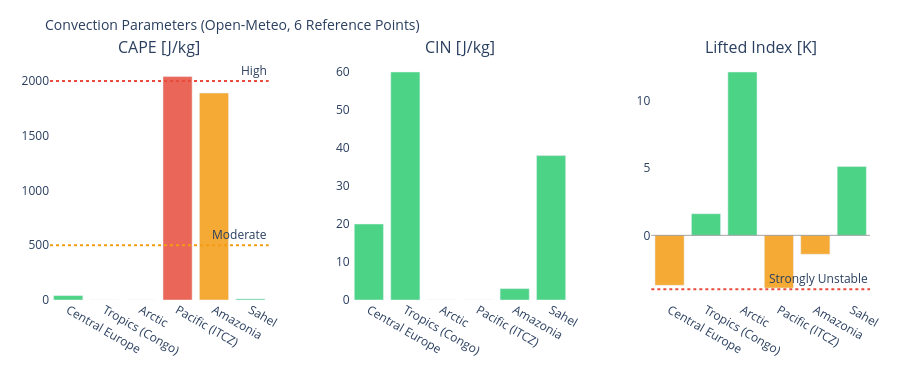

The notebook cell saved with this chart:
### Markdown cell above
---
## 3. Visualizations

### Code cell
# ============================================================
# CAPE / CIN / LIFTED INDEX – Convection potential
# ============================================================

if not df_atm.empty:
    fig = make_subplots(
        rows=1, cols=3,
        subplot_titles=['CAPE [J/kg]', 'CIN [J/kg]', 'Lifted Index [K]'],
        horizontal_spacing=0.1
    )
    pts = df_atm['point'].tolist()
    pt_colors = ['#E85D24','#185FA5','#888780','#378ADD','#639922','#F2A623']

    # CAPE – höher = mehr Gewitterpotential
    cape_vals = df_atm['cape'].fillna(0).tolist()
    cape_colors = ['#e74c3c' if v > 2000 else '#f39c12' if v > 500 else '#2ecc71'
                   for v in cape_vals]
    fig.add_trace(go.Bar(x=pts, y=cape_vals, marker_color=cape_colors,
                         opacity=0.85, showlegend=False), row=1, col=1)
    fig.add_hline(y=2000, line_dash='dot', line_color='#e74c3c',
                  annotation_text='High', row=1, col=1)
    fig.add_hline(y=500,  line_dash='dot', line_color='#f39c12',
                  annotation_text='Moderate', row=1, col=1)

    # CIN – negativer = stärker gedeckelt (weniger Auslöse)
    cin_vals = df_atm['cin'].fillna(0).tolist()
    cin_colors = ['#e74c3c' if v < -200 else '#f39c12' if v < -50 else '#2ecc71'
                  for v in cin_vals]
    fig.add_trace(go.Bar(x=pts, y=cin_vals, marker_color=cin_colors,
                         opacity=0.85, showlegend=False), row=1, col=2)

    # Lifted Index – negativ = instabil
    li_vals = df_atm['li'].fillna(0).tolist()
    li_colors = ['#e74c3c' if v < -4 else '#f39c12' if v < 0 else '#2ecc71'
                 for v in li_vals]
    fig.add_trace(go.Bar(x=pts, y=li_vals, marker_color=li_colors,
                         opacity=0.85, showlegend=False), row=1, col=3)
    fig.add_hline(y=0, line_color='gray', line_width=0.7, row=1, col=3)
    fig.add_hline(y=-4, line_dash='dot', line_color='#e74c3c',
                  annotation_text='Strongly Unstable', row=1, col=3)

    fig.update_layout(
        title=dict(text='Convection Parameters (Open-Meteo, 6 Reference Points)', font=dict(size=14)),
        height=380, plot_bgcolor='rgba(0,0,0,0)', paper_bgcolor='rgba(0,0,0,0)',
        margin=dict(l=50, r=30, t=60, b=80)
    )
    fig.update_xaxes(tickangle=30)
    fig.show()

### Figure 1 — Plotly figure (JSON) as saved in the notebook; plotly's stock layout.template omitted (floating-point values rounded to 4 significant figures)
{"data": [{"marker": {"color": ["#2ecc71", "#2ecc71", "#2ecc71", "#e74c3c", "#f39c12", "#2ecc71"]}, "opacity": 0.85, "showlegend": false, "type": "bar", "x": ["Central Europe", "Tropics (Congo)", "Arctic", "Pacific (ITCZ)", "Amazonia", "Sahel"], "xaxis": "x", "y": [40.0, 0.0, 0.0, 2040.0, 1890.0, 10.0], "yaxis": "y"}, {"marker": {"color": ["#2ecc71", "#2ecc71", "#2ecc71", "#2ecc71", "#2ecc71", "#2ecc71"]}, "opacity": 0.85, "showlegend": false, "type": "bar", "x": ["Central Europe", "Tropics (Congo)", "Arctic", "Pacific (ITCZ)", "Amazonia", "Sahel"], "xaxis": "x2", "y": [20.0, 60.0, 0.0, 0.0, 3.0, 38.0], "yaxis": "y2"}, {"marker": {"color": ["#f39c12", "#2ecc71", "#2ecc71", "#f39c12", "#f39c12", "#2ecc71"]}, "opacity": 0.85, "showlegend": false, "type": "bar", "x": ["Central Europe", "Tropics (Congo)", "Arctic", "Pacific (ITCZ)", "Amazonia", "Sahel"], "xaxis": "x3", "y": [-3.7, 1.6, 12.1, -3.9, -1.4, 5.1], "yaxis": "y3"}], "layout": {"annotations": [{"font": {"size": 16}, "showarrow": false, "text": "CAPE [J/kg]", "x": 0.1333, "xanchor": "center", "xref": "paper", "y": 1.0, "yanchor": "bottom", "yref": "paper"}, {"font": {"size": 16}, "showarrow": false, "text": "CIN [J/kg]", "x": 0.5, "xanchor": "center", "xref": "paper", "y": 1.0, "yanchor": "bottom", "yref": "paper"}, {"font": {"size": 16}, "showarrow": false, "text": "Lifted Index [K]", "x": 0.8667, "xanchor": "center", "xref": "paper", "y": 1.0, "yanchor": "bottom", "yref": "paper"}, {"showarrow": false, "text": "High", "x": 1, "xanchor": "right", "xref": "x domain", "y": 2000, "yanchor": "bottom", "yref": "y"}, {"showarrow": false, "text": "Moderate", "x": 1, "xanchor": "right", "xref": "x domain", "y": 500, "yanchor": "bottom", "yref": "y"}, {"showarrow": false, "text": "Strongly Unstable", "x": 1, "xanchor": "right", "xref": "x3 domain", "y": -4, "yanchor": "bottom", "yref": "y3"}], "height": 380, "margin": {"b": 80, "l": 50, "r": 30, "t": 60}, "paper_bgcolor": "rgba(0,0,0,0)", "plot_bgcolor": "rgba(0,0,0,0)", "shapes": [{"line": {"color": "#e74c3c", "dash": "dot"}, "type": "line", "x0": 0, "x1": 1, "xref": "x domain", "y0": 2000, "y1": 2000, "yref": "y"}, {"line": {"color": "#f39c12", "dash": "dot"}, "type": "line", "x0": 0, "x1": 1, "xref": "x domain", "y0": 500, "y1": 500, "yref": "y"}, {"line": {"color": "gray", "width": 0.7}, "type": "line", "x0": 0, "x1": 1, "xref": "x3 domain", "y0": 0, "y1": 0, "yref": "y3"}, {"line": {"color": "#e74c3c", "dash": "dot"}, "type": "line", "x0": 0, "x1": 1, "xref": "x3 domain", "y0": -4, "y1": -4, "yref": "y3"}], "title": {"font": {"size": 14}, "text": "Convection Parameters (Open-Meteo, 6 Reference Points)"}, "xaxis": {"anchor": "y", "domain": [0.0, 0.2667], "tickangle": 30}, "xaxis2": {"anchor": "y2", "domain": [0.3667, 0.6333], "tickangle": 30}, "xaxis3": {"anchor": "y3", "domain": [0.7333, 1.0], "tickangle": 30}, "yaxis": {"anchor": "x", "domain": [0.0, 1.0]}, "yaxis2": {"anchor": "x2", "domain": [0.0, 1.0]}, "yaxis3": {"anchor": "x3", "domain": [0.0, 1.0]}}}
